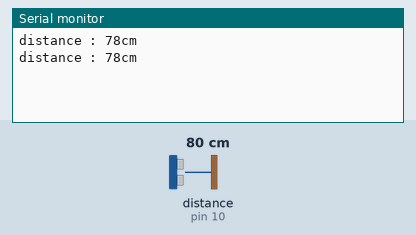
Simulated run of this sketch. Board: Arduino Uno, built with avr-gcc and run on an emulated ATmega328P. Parts: the last lines printed to the serial monitor. Wiring (inferred from the names in the program): ultrasonic range finder: trigger pin 9; echo pin 10. Inputs (shaded band) come from the test bench; at power-on: distance to the obstacle (sensor on pin 10) 80 cm. The echo pulse lasts 58.3 µs per cm.

Above: at 1.8 s.
1.9 s: distance to the obstacle (sensor on pin 10) set to 2 cm
At 2.8 s:
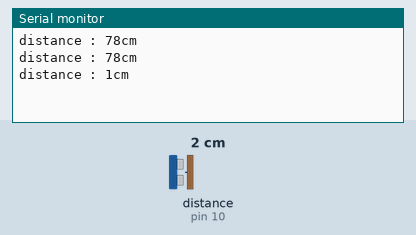
3.4 s: distance to the obstacle (sensor on pin 10) set to 4 cm
At 4.7 s:
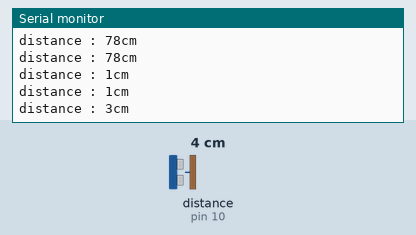
Timing chart, 0 to 6.4 s (numbered marks = the images above; inputs shaded):
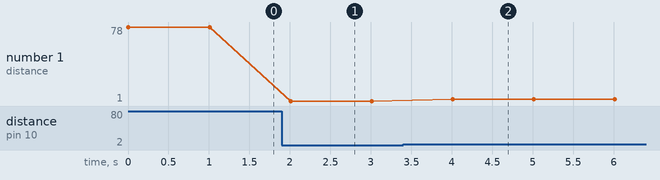

Measured:
- after the input at 1.9 s, the serial monitor: prints a new line after 0.11 s (image 1)
- after the input at 3.4 s, the serial monitor: prints a new line after 0.61 s (image 2)
- plotted number 1: 78 → 1 after the input at 1.9 s, 1 → 3 after the input at 3.4 s

The sketch:

ultrasonic2.ino
```cpp
const int trigpin=9;
const int echopin=10;
long duration;
int distance;


void setup() {
 Serial.begin(9600);
 pinMode(trigpin,OUTPUT);
 pinMode(echopin,INPUT);
}

void loop() {
  digitalWrite(trigpin,LOW);
  delayMicroseconds(2);
  digitalWrite(trigpin,HIGH);
  delayMicroseconds(10);
  digitalWrite(trigpin,LOW);

  duration=pulseIn(echopin,HIGH);
  distance=duration*0.034/2;
   Serial.print("distance : ");
   Serial.print(distance);
  Serial.println("cm");
  delay(1000);

  // put your main code here, to run repeatedly:

}
```
